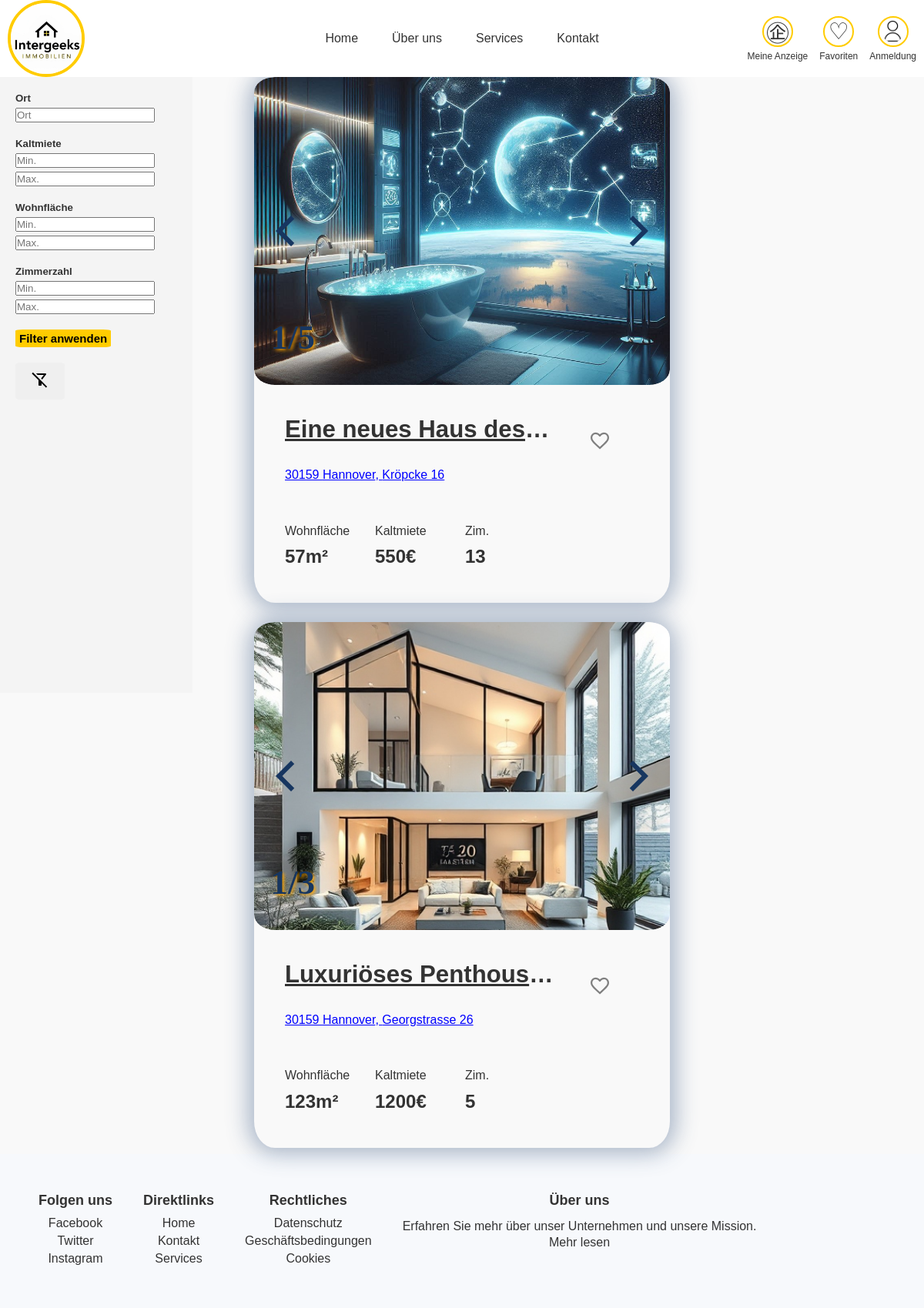
The page / on the database its author committed.
### tables this page shows
CREATE TABLE `bilder` (
  `BildId` int(11) NOT NULL,
  `BildLink` varchar(100) DEFAULT NULL,
  `HauptBild` tinyint(1) DEFAULT 0,
  `WohnungId` int(11) DEFAULT NULL
);

CREATE TABLE `wohnungen` (
  `WohnungId` int(11) NOT NULL,
  `Stadt` varchar(20) DEFAULT NULL,
  `Postleitzahl` int(10) DEFAULT NULL,
  `Adresse` varchar(255) DEFAULT NULL,
  `Zimmerzahl` int(10) DEFAULT NULL,
  `Wohnflaeche` int(10) DEFAULT NULL,
  `Etage` int(10) DEFAULT NULL,
  `Kaltmiete` int(10) DEFAULT NULL,
  `Nebenkosten` int(10) DEFAULT NULL,
  `Kaution` int(10) DEFAULT NULL,
  `Titel` varchar(250) DEFAULT NULL,
  `Beschreibung` varchar(350) DEFAULT NULL,
  `Haustiere` tinyint(1) DEFAULT NULL,
  `Baujahr` int(4) DEFAULT NULL,
  `NutzerId` int(11) DEFAULT NULL,
  `Wohnungstype` int(5) DEFAULT NULL
);

### index.php (the view, shortened to what this page needs)
<?php
$host = 'localhost';
$username = 'root';
$password = '';
$database = 'immobilien_db';
$conn = new mysqli($host, $username, $password, $database);
$nutzer = 0;
$favoriten = [];
?>
<!DOCTYPE html>
<html lang="en">
<head>
    <link rel="stylesheet" href="styles/index.css?v=1.0">
    <link rel="stylesheet" href="styles/filter_bar.css?v=1.0">
</head>
<header>
<div id="header-div">
            <?php include 'includes/header.php'; ?>
        </div>
    </header>
<body="body-main">
    <?php
    $stadt = "";
    $min_zim_zahl = "";
    $min_wohnflaeche = "";
    $min_kaltmiete = "";
    $max_zim_zahl = "";
    $max_wohnflaeche = "";
    $max_kaltmiete = "";
    $color_like_btn = "";
    $sql = "SELECT wohnungId, titel,adresse,stadt,wohnflaeche,postleitzahl,kaltmiete,zimmerzahl FROM Wohnungen WHERE 1=1";
    ?>
    <?php
    $stmt = $conn->prepare($sql);
    $stmt->execute();
    ?>
    <div id="main-content-container">
        <?php include 'includes/filter_bar.php'; ?>
        <div class="scroll-list">
            <?php
            $result = $stmt->get_result();
            if ($result->num_rows > 0) {
                while ($row = $result->fetch_assoc()) {
                    $adress_param = urlencode(trim($row['adresse']) . ',+' . trim($row['postleitzahl']) . ',+' . trim($row['stadt']));
                    $adress_url = "https://www.google.com/maps/place/" . $adress_param;
                    if ($nutzer == 0) {
                        $color_like_btn = "grey";
                    } elseif (in_array($row['wohnungId'], $favoriten)) {
                        $color_like_btn = "red";
                    } else {
                        $color_like_btn = "orange";
                    }
                    echo '<div class="appartment-card" data-scroll="0">';
                    $query_all_images = "SELECT BildLink,BildId, hauptbild FROM Bilder
                        WHERE wohnungId='" . $row['wohnungId'] . "' ORDER BY hauptbild DESC";
                    $result2 = $conn->query($query_all_images);
                    if ($result2->num_rows > 0) {
                        echo  '<div class="img-scroller-container">';
                        echo '<div class="img-inner-container">';
                        while ($row2 = $result2->fetch_assoc()) {
                            echo '<img src="' . (substr($row2['BildLink'], 0, 3) === '../' ? substr($row2['BildLink'], 3) : $row2['BildLink']) . '" alt="image">';
                        }
                        echo '</div>';
                        echo '<svg class="arrow-left arrow" onclick="scrollImageStrip(event)" xmlns="http://www.w3.org/2000/svg" height="80px" viewBox="0 -960 960 960" width="80px" fill="#173660"><path d="M576-240 336-480l240-240 51 51-189 189 189 189-51 51Z"/></svg>';
                        echo '<svg class="arrow-right arrow" onclick="scrollImageStrip(event)" xmlns="http://www.w3.org/2000/svg" height="80px" viewBox="0 -960 960 960" width="80px" fill="#173660"><path d="M522-480 333-669l51-51 240 240-240 240-51-51 189-189Z"/></svg>';
                        echo '<h1 class="count-scroll">1/' . $result2->num_rows . '</h1>';
                        echo '</div>';
                    } else {
                        echo '<img src="../img/default.jpg"" alt="Kein Bild" class="default-img">';
                    }
                    echo '<div class="appartment-info">';
                    echo '<a href="pages/Beschreibung.php?wohnungId=' . $row['wohnungId'] . '"class="titel" target="blank"><h2>' . $row['titel'] . '</h2></a>';
                    echo '<a href="' . $adress_url . '" target="blank" class="adresse">' . $row['postleitzahl'] . ' ' . $row['stadt'] . ', ' . $row['adresse'] . '</a>';
                    echo '<div class="wohnfläche info-item">';
                    echo '<p >Wohnfläche</p>';
                    echo '<p>' . $row['wohnflaeche'] . 'm&sup2;</p>';
                    echo '</div>';
                    echo '<div class="kaltmiete info-item">';
                    echo '<p>Kaltmiete</p>';
                    echo '<p>' . $row['kaltmiete'] . '&euro;</p>';
                    echo '</div>';
                    echo '<div class="zim-zahl info-item">';
                    echo '<p>Zim.</p>';
                    echo '<p>' . $row['zimmerzahl'] . '</p>';
                    echo '</div>';
                    echo '<svg class="info-icon like-btn" onclick="manageFavourites(event)" data-wohnungId="' . $row['wohnungId'] . '" data-nutzer="' . $nutzer . '" xmlns="http://www.w3.org/2000/svg" style="color:' . $color_like_btn . '" height="40px" viewBox="0 -960 960 960" width="30px" fill="currentColor"><path d="m480-144-50-45q-100-89-165-152.5t-102.5-113Q125-504 110.5-545T96-629q0-89 61-150t150-61q49 0 95 21t78 59q32-38 78-59t95-21q89 0 150 61t61 150q0 43-14 83t-51.5 89q-37.5 49-103 113.5T528-187l-48 43Zm0-97q93-83 153-141.5t95.5-102Q764-528 778-562t14-67q0-59-40-99t-99-40q-35 0-65.5 14.5T535-713l-35 41h-40l-35-41q-22-26-53.5-40.5T307-768q-59 0-99 40t-40 99q0 33 13 65.5t47.5 75.5q34.5 43 95 102T480-241Zm0-264Z"/></svg>';
                    echo '</div>';
                    echo '</div>';
                }
            } else {
                echo '<p>Kein Ergebnis</p>';
            }
            ?>
        </div>
    </div>
    <div id="footer-div">
        <?php include 'includes/footer.php'; ?>
    </div>
    </body>
</html>

### includes/header.php (shortened to what this page needs)
<!DOCTYPE html>
<html lang="en">
<head>
    <link rel="stylesheet" href="./styles/header.css">
    <link rel="stylesheet" href="./styles/footer_read_more.css">
</head>
<body>
<header class="header">
    <div class="logo-container">
        <div class="logo-circle">
            <img src="./img/header_logo.jpg" alt="Website Logo" class="logo">
        </div>
    </div>
    <nav class="nav-buttons">
        <a href="./index.php" class="nav-link">Home</a>
        <a href="./html/footer_read_more.html" class="nav-link">Über uns</a>
        <a href="./html/services.html" class="nav-link">Services</a>
        <a href="./pages/KontaktSeite.php" class="nav-link">Kontakt</a>
    </nav>
    <div class="icons-container">
    <a href="./pages/Meine_Anzeige_Index.php" class="icon">
            <div class="icon-circle">㊭</div>
            <span class="icon-label">Meine Anzeige</span>
        </a>
        <a href="./pages/Favoriten.php" class="icon">
            <div class="icon-circle">♡</div>
            <span class="icon-label">Favoriten</span>
        </a>
        <a href="./pages/login.php" class="icon">
            <div class="icon-circle">
                <img src="./img/header_login.jpg" alt="Login Icon" style="width: 80%; height: 80%; border-radius: 50%;">
            </div>
            <span class="icon-label">Anmeldung</span>
        </a>
    </div>
</header>
</body>
</html>

### includes/filter_bar.php (shortened to what this page needs)
<div class="sidebar">
    <form class="filter-form" action="#" method="post">
        <div>
            <h5>Ort</h5>
            <input placeholder="Ort" type="text" name="stadt" id="city-input" value="<?php echo $stadt; ?>">
        </div>
        <div>
            <h5>Kaltmiete</h5>
            <input name="min-kaltmiete" type="number" placeholder="Min." value="<?php echo $min_kaltmiete; ?>">
            <input name="max-kaltmiete" type="number" placeholder="Max." value="<?php echo $max_kaltmiete; ?>">
        </div>
        <div>
            <h5>Wohnfläche</h5>
            <input name="min-wohnflaeche" type="number" placeholder="Min." value="<?php echo $min_wohnflaeche; ?>">
            <input name="max-wohnflaeche" type="number" placeholder="Max." value="<?php echo $max_wohnflaeche; ?>">
        </div>
        <div>
            <h5>Zimmerzahl</h5>
            <input name="min-zim-zahl" type="number" placeholder="Min." value="<?php echo $min_zim_zahl; ?>">
            <input name="max-zim-zahl" type="number" placeholder="Max." value="<?php echo $max_zim_zahl; ?>">
        </div>
        <input type="submit" value="Filter anwenden" class="submit-filter btn">
    </form>
    <form id="clear-filter-form" action="./">
        <button type="submit" value="clear" class="clear-filter btn"><svg xmlns="http://www.w3.org/2000/svg" height="24px" viewBox="0 -960 960 960" width="24px" fill="#000000">
                <path d="m592-481-57-57 143-182H353l-80-80h487q25 0 36 22t-4 42L592-481ZM791-56 560-287v87q0 17-11.5 28.5T520-160h-80q-17 0-28.5-11.5T400-200v-247L56-791l56-57 736 736-57 56ZM535-538Z" />
            </svg></button>
    </form>
</div>

### includes/footer.php (shortened to what this page needs)
<!DOCTYPE html>
<html lang="en">
<head>
    <link rel="stylesheet" href="./styles/footer.css">
</head>
<body>
<footer class="footer">
    <div class="footer-column social-media">
        <h3>Folgen uns</h3>
        <ul>
            <li><a href="https://www.facebook.com/">Facebook</a></li>
            <li><a href="https://x.com/">Twitter</a></li>
            <li><a href="https://instagram.com/">Instagram</a></li>
        </ul>
    </div>
    <div class="footer-column quick-links">
        <h3>Direktlinks</h3>
        <ul>
            <li><a href="./index.php">Home</a></li>
            <li><a href="./pages/KontaktSeite.php">Kontakt</a></li>
            <li><a href="./html/services.html">Services</a></li>
        </ul>
    </div>
    <div class="footer-column data-protection">
        <h3>Rechtliches</h3>
        <ul>
            <li><a href="./html/footer_privacy_policy.html" >Datenschutz</a></li>
            <li><a href="./html/footer_terms.html">Geschäftsbedingungen</a></li>
            <li><a href="./html/footer_cookies.html">Cookies</a></li>
        </ul>
    </div>
    <div class="footer-column about-us">
        <h3>Über uns</h3>
        <p>Erfahren Sie mehr über unser Unternehmen und unsere Mission.</p>
        <a href="./html/footer_read_more.html">Mehr lesen</a>
    </div>
</footer>
</body>
</html>

### styles/index.css (style rules this page uses)
* { box-sizing: border-box; margin: 0; padding: 0; }
:root { --img-width: 45vw; --img-height: 400px; --btn-border-radius: 8%; --card-border-radius: 5%; --max-min-width: 70px; --test-border: solid 2px blue; --filter-input-height: 40px; }
html { font-size: 16px; }
#footer-div { flex: 0; }
#main-content-container { display: flex; flex-direction: column; align-items: center; width: 100%; min-height: 100vh; flex: 1; }
.scroll-list { display: flex; flex-direction: column; gap: 25px; margin-bottom: 8px; align-items: center; width: 100%; }
.appartment-card { width: var(--img-width); -webkit-box-shadow: 0px 0px 28px 8px rgba(157, 172, 193, 0.87); box-shadow: 0px 0px 28px 8px rgba(157, 172, 193, 0.87); border-radius: var(--card-border-radius); }
.appartment-card * { border-radius: inherit; }
.img-scroller-container { width: var(--img-width); height: var(--img-height); overflow: hidden; position: relative; }
.img-inner-container { display: flex; flex-direction: row; width: fit-content; height: 100%; }
img.logo { width: 200%; height: auto; }
img { width: 100%; height: 100%; object-fit: cover; flex-shrink: 0; }
.arrow { cursor: pointer; position: absolute; bottom: 40%; }
.arrow-right { right: 0; }
.arrow-left { left: 0; }
.count-scroll { position: absolute; z-index: 100; bottom: 4%; font-family: 'Arial, Helvetica, sans-serif'; font-size: 45px; color: #173660; text-shadow: 2px 2px 4px orange; left: 4%; }
.adresse::before { content: url("../icons/location.svg"); }
.info-item :nth-child(2) { font-weight: bold; font-size: 1.5rem; color: #333; margin-top: 2%; }
.info-item :nth-child(1) { color: #333; font-size: 1rem; }
.appartment-info { display: grid; grid-template-columns: 25% 25% 25% 25%; grid-template-rows: 1fr 1fr 1fr; row-gap: 2px; column-gap: 2px; width: 100%; padding: 40px; height: fit-content; }
.appartment-info * { margin: 0; padding: 0; text-overflow: ellipsis; white-space: nowrap; overflow: hidden; }
.titel { color: #333; grid-column: 1/4; grid-row: 1/2; font-size: 1.3rem; }
.adresse { grid-column: 1/4; grid-row: 2/3; font-size: 1rem; }
.wohnfläche { grid-column: 1/2; grid-row: 3/4; }
.kaltmiete { grid-column: 2/3; grid-row: 3/4; }
.zim-zahl { grid-column: 3/4; grid-row: 3/4; }
.like-btn { grid-column: 4/5; grid-row: 1/2; place-self: center; cursor: pointer; }
.adresse { color: blue; }

### styles/filter_bar.css (style rules this page uses)
:root { --img-width: 45vw; --img-height: 400px; --btn-border-radius: 8%; --card-border-radius: 5%; --max-min-width: 70px; --test-border: solid 2px blue; --filter-input-height: 40px; }
.sidebar { width: 250px; position: fixed; left: 0; top: 100; height: 100vh; background-color: #f4f4f4; padding: 20px; overflow-y: auto; }
.filter-form { display: flex; flex-direction: column; gap: 20px; align-items: flex-start; }
.filter-form div { display: flex; flex-direction: column; gap: 5px; }
#clear-filter-form { width: fit-content; justify-content: center; }
.btn { border-radius: var(--btn-border-radius); }
.submit-filter { border-radius: var(--btn-border-radius); background-color: #FFCC00; font-weight: bold; font-size: 15px; padding: 3px; padding-left: 5px; padding-right: 5px; width: fit-content; border-color: #DDDDDD; border: none; }
.clear-filter { border: none; cursor: pointer; }
.btn { width: fit-content; }

### styles/footer_read_more.css (style rules this page uses)
body { font-family: Arial, sans-serif; margin: 0; padding: 0; background-color: #f9f9f9; color: #333; }
h1 { color: #007BFF; margin-bottom: 20px; }
p { line-height: 1.6; font-size: 16px; }
button { margin-top: 20px; padding: 10px 20px; font-size: 16px; border: none; border-radius: 5px; cursor: pointer; transition: background-color 0.3s; }

### styles/footer.css (style rules this page uses)
footer { display: flex; width: 100%; grid-template-columns: repeat(4, 1fr); gap: 20px; background-color: #F7F9FC; padding: 40px; text-align: center; }
.footer-column { padding: 10px; }
.footer-column h3 { font-size: 18px; margin-bottom: 10px; color: #333333; }
.footer-column ul { list-style-type: none; padding: 0; }
.footer-column ul li { margin: 5px 0; }
.footer-column a { text-decoration: none; color: #333333; transition: color 0.3s ease; }

### rows shown on the page
wohnungen: bilder.BildId "5", Titel "Eine neues Haus des…", Postleitzahl "30159", Stadt "Hannover", Adresse "Kröpcke 16", Wohnflaeche "57", Kaltmiete "550", Zimmerzahl "13"
bilder: BildLink (picture)
wohnungen: Titel "Luxuriöses Penthous…", Postleitzahl "30159", Stadt "Hannover", Adresse "Georgstrasse 26", Wohnflaeche "123", Kaltmiete "1200", Zimmerzahl "5"
bilder: BildLink (picture)
bilder: BildId "3"
